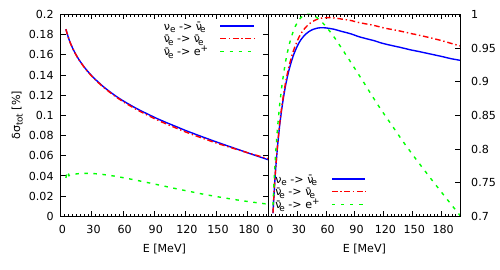

Write the gnuplot code that produced this figure.
set term pdf enhanced size 5.00in, 2.70in
  set style line 1 lt rgb "orange" lw 2 dt 1 pt 13 pi -10 ps 0.3 ## LO
  set style line 2 lt rgb "blue" lw 2 dt 1  pt 7 pi -10 ps 0.3 ## NLO
  set style line 3 lc rgb "green" lw 2 dt 2 ## N2LO
  set style line 4 lc rgb "red" lw 2 dt 3 ## N3LO
  set style line 5 lc rgb "black" lw 2 dt 1 ## N4LO
  set style line 6 lc rgb "cyan" lw 2 dt 5  ## N4LO+
  set style line 7 lc rgb "violet" lw 2  dt 4 ## AV18
  set pointintervalbox 0.02  ## interval to a point

set output "errors.pdf"
set multiplot
	set lmargin at screen 0.12
	set rmargin at screen 0.535
	set bmargin at screen 0.20
	set tmargin at screen 0.95

set size  0.5,1
set origin 0,0


set key top right
set key Left
set xrange [0:200]
set xtics 0,30, 199
set mxtics 8
set xlabel "E [MeV]"
set ylabel "{/Symbol d}{/Symbol s}_{tot} [%]" offset 1.5,0
# set format y '1e+{%T}'
plot \
	"./data/errors.dat" u 1:2 title "{/Symbol n}_e -> ~{/Symbol n}{.5-}_e" w l ls 2, \
	"./data/errors.dat" u 1:3 title "~{/Symbol n}{.5-}_e -> ~{/Symbol n}{.5-}_e" w l ls 4 dt 4, \
	"./data/errors.dat" u 1:4 title "~{/Symbol n}{.5-}_e -> e^+" w l ls 3

	set lmargin at screen 0.535
	set rmargin at screen 0.92
set xtics 0,30,200
# set format y ""
unset ytics	
set y2tics
unset ylabel
set key bottom left


plot "./data/errors.dat" u 1:5 w l ls 2 title "{/Symbol n}_e -> ~{/Symbol n}{.5-}_e",\
		"./data/errors.dat" u 1:6 w l ls 4 dt 4 title "~{/Symbol n}{.5-}_e -> ~{/Symbol n}{.5-}_e",\
		"./data/errors.dat" u 1:7 w l ls 3 title "~{/Symbol n}{.5-}_e -> e^+"
